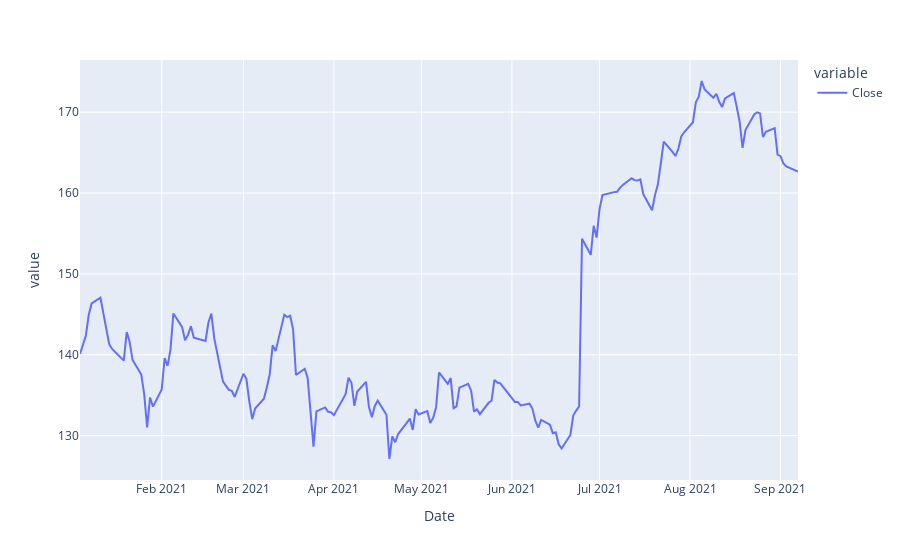

Here is the notebook cell this chart was saved with:
### Markdown cell above
In-sample RMSE with bias is smaller than in-sample RMSE without bias which is what we expected

### Code cell
px.line(data,y=['Close'])

### Figure 1 — Plotly figure (JSON) as saved in the notebook; plotly's stock layout.template omitted (floating-point values rounded to 4 significant figures; data arrays with more than 128 entries replaced by an {"elided": "..."} marker saying what was removed)
{"data": [{"hovertemplate": "variable=Close<br>Date=%{x}<br>value=%{y}<extra></extra>", "legendgroup": "Close", "line": {"color": "#636efa", "dash": "solid"}, "marker": {"symbol": "circle"}, "mode": "lines", "name": "Close", "orientation": "v", "showlegend": true, "type": "scatter", "x": {"elided": "171 str values"}, "xaxis": "x", "y": {"elided": "171 float values"}, "yaxis": "y"}], "layout": {"legend": {"title": {"text": "variable"}, "tracegroupgap": 0}, "margin": {"t": 60}, "xaxis": {"anchor": "y", "domain": [0, 1], "title": {"text": "Date"}}, "yaxis": {"anchor": "x", "domain": [0, 1], "title": {"text": "value"}}}}
